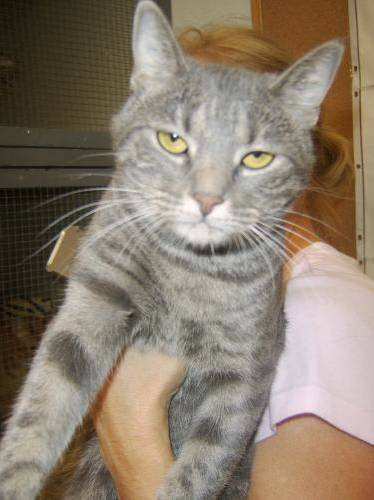
#> input picture train_data/cat.1136.jpg, 374 x 500 px; its folder holds only this picture in this run
$ jupyter execute --allow-errors Model.ipynb
#> lines starting #> are read from the running program, lines starting #| are printed output that depends on the picture
[cell 1]
import scipy
import os
import cv2
import matplotlib.pyplot as plt
import numpy as np

[cell 2]
rows=64
cols=64
channels=3

train_dir='train_data/'
test_dir='test_data/'

train_images=[train_dir+i for i in os.listdir(train_dir)]
#> (the rest of this cell did not finish here and is left out)

[cell 3]
def read_image(image):
#> called with image = 'train_data/cat.1136.jpg'
    img=cv2.imread(image,1)
#> img is the input picture: shape (500, 374, 3); mean B, G, R 110.4, 126.5, 139.9
    return cv2.resize(img,(rows,cols),interpolation=cv2.INTER_CUBIC)
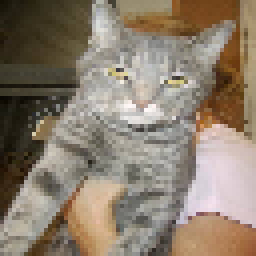
#> returned value: shape (64, 64, 3) (shown 4 times larger); mean of channels 0, 1, 2 110.2, 126.3, 139.6; drawn as B, G, R

[cell 4]
def prepare_data(images):
    m=len(images)
    X=np.zeros((m,rows,cols,channels),dtype=np.uint8)
    y=np.zeros((1,m))
    for i,image_file in enumerate(images):
        X[i,:]=read_image(image_file)
        if 'cat' in image_file.lower():
            y[0,i]=1
        elif 'dog' in image_file.lower():
            y[0,i]=0
    return X,y

[cell 5]
train_set,train_labels=prepare_data(train_images)
#> (the rest of this cell did not finish here and is left out)

[cell 6]
def sigmoid(z):
    res=1/(1+np.exp(-z))
    return res

[cell 7]
# [15 lines left out: function propagation, not called in this run]

[cell 8]
# [19 lines left out: function optimizer, not called in this run]

[cell 9]
# [14 lines left out: function predict, not called in this run]

[cell 10]
# [4 lines left out: function initialize, not called in this run]

[cell 11]
# [20 lines left out: function model, not called in this run]

#> (a cell that did not finish here is left out)

[cell 13]
test_img = "cat.jpg"
test_img = read_image(test_img).reshape(1, rows*cols*channels).T
#> call 2 of read_image, with image = 'cat.jpg'
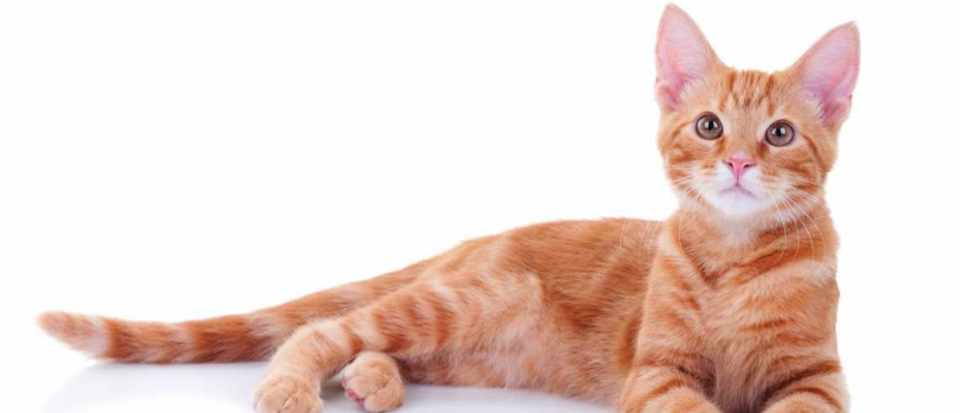
#> input picture cat.jpg, 960 x 413 px
#> in read_image, img is the input picture: shape (413, 960, 3); mean B, G, R 207.9, 214.8, 234.8
#> in read_image (call 2), `return cv2.resize(img,(rows,cols),interpolation=cv2.INTER_CUBIC)`:
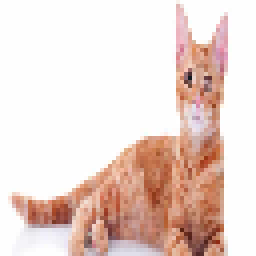
#> returned value: shape (64, 64, 3) (shown 4 times larger); mean of channels 0, 1, 2 208, 214.9, 234.9; drawn as B, G, R
#> test_img = 12288 values, max 255 at index 549, min 16 at index 11079, mean 219.2
#> (the rest of this cell did not finish here and is left out)
